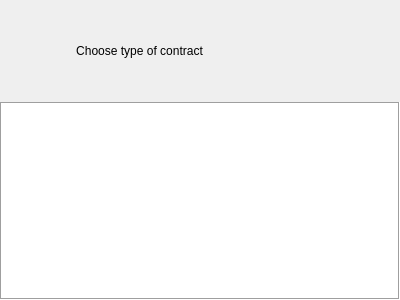
<?xml version="1.0" encoding="UTF-8"?>
<ui version="4.0">
 <class>CsAllTypesWidget</class>
 <widget class="QWidget" name="CsAllTypesWidget">
  <property name="geometry">
   <rect>
    <x>0</x>
    <y>0</y>
    <width>400</width>
    <height>300</height>
   </rect>
  </property>
  <property name="windowTitle">
   <string>Form</string>
  </property>
  <property name="styleSheet">
   <string notr="true"/>
  </property>
  <layout class="QVBoxLayout" name="verticalLayout">
   <property name="spacing">
    <number>20</number>
   </property>
   <property name="leftMargin">
    <number>0</number>
   </property>
   <property name="topMargin">
    <number>20</number>
   </property>
   <property name="rightMargin">
    <number>0</number>
   </property>
   <property name="bottomMargin">
    <number>0</number>
   </property>
   <item>
    <layout class="QHBoxLayout" name="horizontalLayout">
     <property name="spacing">
      <number>0</number>
     </property>
     <item>
      <spacer name="horizontalSpacer_2">
       <property name="orientation">
        <enum>Qt::Horizontal</enum>
       </property>
       <property name="sizeType">
        <enum>QSizePolicy::Fixed</enum>
       </property>
       <property name="sizeHint" stdset="0">
        <size>
         <width>27</width>
         <height>20</height>
        </size>
       </property>
      </spacer>
     </item>
     <item>
      <widget class="QLabel" name="labelTytleCsAllTypes">
       <property name="sizePolicy">
        <sizepolicy hsizetype="Fixed" vsizetype="Fixed">
         <horstretch>0</horstretch>
         <verstretch>0</verstretch>
        </sizepolicy>
       </property>
       <property name="minimumSize">
        <size>
         <width>225</width>
         <height>62</height>
        </size>
       </property>
       <property name="maximumSize">
        <size>
         <width>225</width>
         <height>62</height>
        </size>
       </property>
       <property name="text">
        <string>Choose type of contract</string>
       </property>
       <property name="alignment">
        <set>Qt::AlignCenter</set>
       </property>
       <property name="margin">
        <number>5</number>
       </property>
      </widget>
     </item>
     <item>
      <spacer name="horizontalSpacer">
       <property name="orientation">
        <enum>Qt::Horizontal</enum>
       </property>
       <property name="sizeHint" stdset="0">
        <size>
         <width>40</width>
         <height>20</height>
        </size>
       </property>
      </spacer>
     </item>
    </layout>
   </item>
   <item>
    <widget class="QListView" name="listViewSC_Types">
     <property name="styleSheet">
      <string notr="true"/>
     </property>
     <property name="frameShape">
      <enum>QFrame::Box</enum>
     </property>
     <property name="verticalScrollBarPolicy">
      <enum>Qt::ScrollBarAlwaysOff</enum>
     </property>
     <property name="horizontalScrollBarPolicy">
      <enum>Qt::ScrollBarAlwaysOff</enum>
     </property>
     <property name="spacing">
      <number>10</number>
     </property>
    </widget>
   </item>
  </layout>
 </widget>
 <resources/>
 <connections/>
</ui>
